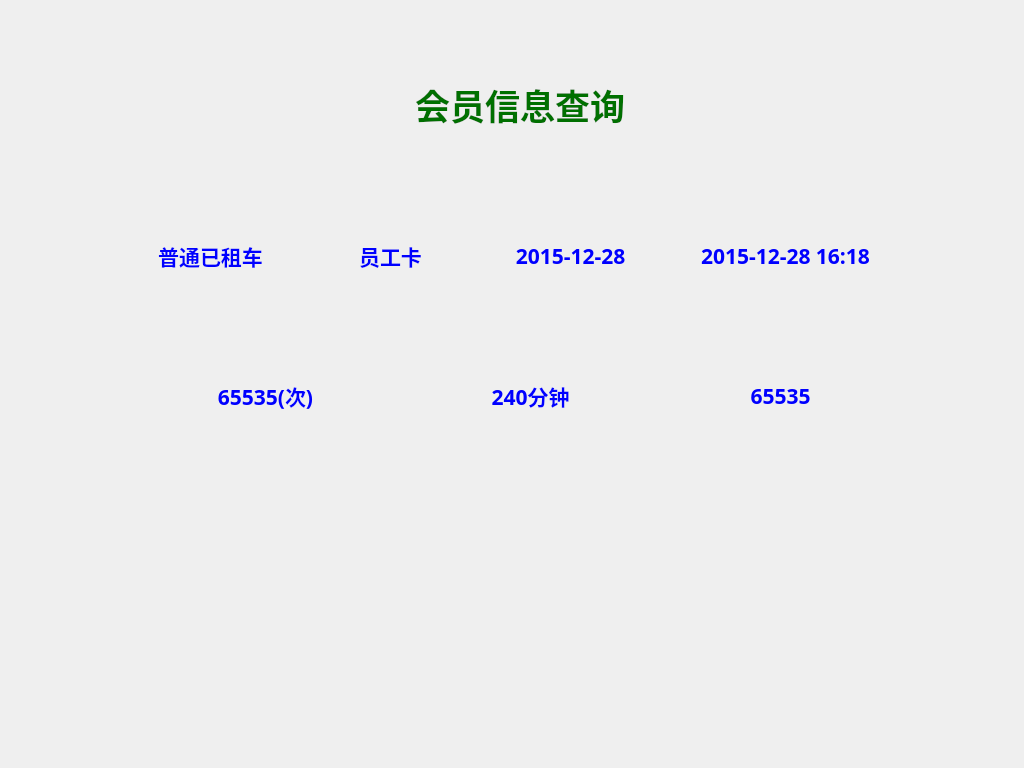
<?xml version="1.0" encoding="UTF-8"?>
<ui version="4.0">
 <class>MemberInfoQryClass</class>
 <widget class="QDialog" name="MemberInfoQryClass">
  <property name="geometry">
   <rect>
    <x>0</x>
    <y>0</y>
    <width>1024</width>
    <height>768</height>
   </rect>
  </property>
  <property name="minimumSize">
   <size>
    <width>1024</width>
    <height>768</height>
   </size>
  </property>
  <property name="maximumSize">
   <size>
    <width>1024</width>
    <height>768</height>
   </size>
  </property>
  <property name="windowTitle">
   <string>Dialog</string>
  </property>
  <widget class="QLabel" name="label">
   <property name="geometry">
    <rect>
     <x>0</x>
     <y>0</y>
     <width>1024</width>
     <height>768</height>
    </rect>
   </property>
   <property name="text">
    <string/>
   </property>
   <property name="pixmap">
    <pixmap resource="../bicycle.qrc">:/image/function_background.png</pixmap>
   </property>
  </widget>
  <widget class="QLabel" name="label_6">
   <property name="geometry">
    <rect>
     <x>370</x>
     <y>70</y>
     <width>300</width>
     <height>70</height>
    </rect>
   </property>
   <property name="font">
    <font>
     <family>文泉驿正黑</family>
     <pointsize>26</pointsize>
     <weight>75</weight>
     <bold>true</bold>
    </font>
   </property>
   <property name="styleSheet">
    <string notr="true">color: rgb(0, 112, 0);</string>
   </property>
   <property name="text">
    <string>会员信息查询</string>
   </property>
   <property name="alignment">
    <set>Qt::AlignCenter</set>
   </property>
  </widget>
  <widget class="QLabel" name="label_memberInfoQryShow">
   <property name="geometry">
    <rect>
     <x>50</x>
     <y>460</y>
     <width>931</width>
     <height>41</height>
    </rect>
   </property>
   <property name="font">
    <font>
     <family>文泉驿正黑</family>
     <pointsize>18</pointsize>
     <weight>50</weight>
     <bold>false</bold>
    </font>
   </property>
   <property name="styleSheet">
    <string notr="true">color: rgb(0, 0, 255);</string>
   </property>
   <property name="text">
    <string/>
   </property>
   <property name="alignment">
    <set>Qt::AlignCenter</set>
   </property>
  </widget>
  <widget class="QLabel" name="label_2">
   <property name="geometry">
    <rect>
     <x>115</x>
     <y>170</y>
     <width>801</width>
     <height>121</height>
    </rect>
   </property>
   <property name="text">
    <string/>
   </property>
   <property name="pixmap">
    <pixmap resource="../bicycle.qrc">:/image/rent_info_table1.png</pixmap>
   </property>
   <property name="scaledContents">
    <bool>false</bool>
   </property>
  </widget>
  <widget class="QLabel" name="label_3">
   <property name="geometry">
    <rect>
     <x>116</x>
     <y>310</y>
     <width>801</width>
     <height>121</height>
    </rect>
   </property>
   <property name="text">
    <string/>
   </property>
   <property name="pixmap">
    <pixmap resource="../bicycle.qrc">:/image/rent_info_table2.png</pixmap>
   </property>
   <property name="scaledContents">
    <bool>false</bool>
   </property>
  </widget>
  <widget class="QLabel" name="label_4">
   <property name="geometry">
    <rect>
     <x>940</x>
     <y>670</y>
     <width>81</width>
     <height>91</height>
    </rect>
   </property>
   <property name="text">
    <string/>
   </property>
   <property name="pixmap">
    <pixmap resource="../bicycle.qrc">:/image/quit_key_return.png</pixmap>
   </property>
  </widget>
  <widget class="QLabel" name="label_rentFlag">
   <property name="geometry">
    <rect>
     <x>120</x>
     <y>230</y>
     <width>181</width>
     <height>51</height>
    </rect>
   </property>
   <property name="font">
    <font>
     <family>文泉驿正黑</family>
     <pointsize>16</pointsize>
     <weight>75</weight>
     <bold>true</bold>
    </font>
   </property>
   <property name="styleSheet">
    <string notr="true">color: rgb(0, 0, 255);</string>
   </property>
   <property name="text">
    <string>普通已租车</string>
   </property>
   <property name="alignment">
    <set>Qt::AlignCenter</set>
   </property>
  </widget>
  <widget class="QLabel" name="label_ticketType">
   <property name="geometry">
    <rect>
     <x>300</x>
     <y>230</y>
     <width>181</width>
     <height>51</height>
    </rect>
   </property>
   <property name="font">
    <font>
     <family>文泉驿正黑</family>
     <pointsize>16</pointsize>
     <weight>75</weight>
     <bold>true</bold>
    </font>
   </property>
   <property name="styleSheet">
    <string notr="true">color: rgb(0, 0, 255);</string>
   </property>
   <property name="text">
    <string>员工卡</string>
   </property>
   <property name="alignment">
    <set>Qt::AlignCenter</set>
   </property>
  </widget>
  <widget class="QLabel" name="label_startTime">
   <property name="geometry">
    <rect>
     <x>480</x>
     <y>230</y>
     <width>181</width>
     <height>51</height>
    </rect>
   </property>
   <property name="font">
    <font>
     <family>文泉驿正黑</family>
     <pointsize>16</pointsize>
     <weight>75</weight>
     <bold>true</bold>
    </font>
   </property>
   <property name="styleSheet">
    <string notr="true">color: rgb(0, 0, 255);</string>
   </property>
   <property name="text">
    <string>2015-12-28</string>
   </property>
   <property name="alignment">
    <set>Qt::AlignCenter</set>
   </property>
  </widget>
  <widget class="QLabel" name="label_freeTime">
   <property name="geometry">
    <rect>
     <x>410</x>
     <y>370</y>
     <width>241</width>
     <height>51</height>
    </rect>
   </property>
   <property name="font">
    <font>
     <family>文泉驿正黑</family>
     <pointsize>16</pointsize>
     <weight>75</weight>
     <bold>true</bold>
    </font>
   </property>
   <property name="styleSheet">
    <string notr="true">color: rgb(0, 0, 255);</string>
   </property>
   <property name="text">
    <string>240分钟</string>
   </property>
   <property name="alignment">
    <set>Qt::AlignCenter</set>
   </property>
  </widget>
  <widget class="QLabel" name="label_accum">
   <property name="geometry">
    <rect>
     <x>120</x>
     <y>370</y>
     <width>291</width>
     <height>51</height>
    </rect>
   </property>
   <property name="font">
    <font>
     <family>文泉驿正黑</family>
     <pointsize>16</pointsize>
     <weight>75</weight>
     <bold>true</bold>
    </font>
   </property>
   <property name="styleSheet">
    <string notr="true">color: rgb(0, 0, 255);</string>
   </property>
   <property name="text">
    <string>65535(次)</string>
   </property>
   <property name="alignment">
    <set>Qt::AlignCenter</set>
   </property>
  </widget>
  <widget class="QLabel" name="label_curDealDate">
   <property name="geometry">
    <rect>
     <x>660</x>
     <y>230</y>
     <width>251</width>
     <height>51</height>
    </rect>
   </property>
   <property name="font">
    <font>
     <family>文泉驿正黑</family>
     <pointsize>16</pointsize>
     <weight>75</weight>
     <bold>true</bold>
    </font>
   </property>
   <property name="styleSheet">
    <string notr="true">color: rgb(0, 0, 255);</string>
   </property>
   <property name="text">
    <string>2015-12-28 16:18</string>
   </property>
   <property name="alignment">
    <set>Qt::AlignCenter</set>
   </property>
  </widget>
  <widget class="QLabel" name="label_points">
   <property name="geometry">
    <rect>
     <x>650</x>
     <y>370</y>
     <width>261</width>
     <height>51</height>
    </rect>
   </property>
   <property name="font">
    <font>
     <family>文泉驿正黑</family>
     <pointsize>16</pointsize>
     <weight>75</weight>
     <bold>true</bold>
    </font>
   </property>
   <property name="styleSheet">
    <string notr="true">color: rgb(0, 0, 255);</string>
   </property>
   <property name="text">
    <string>65535</string>
   </property>
   <property name="alignment">
    <set>Qt::AlignCenter</set>
   </property>
  </widget>
 </widget>
 <resources>
  <include location="../bicycle.qrc"/>
 </resources>
 <connections/>
</ui>
